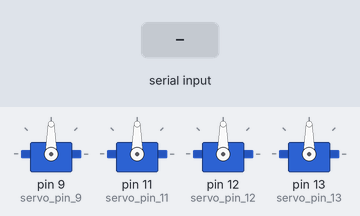
Simulated run of this sketch. Board: Arduino Uno, built with avr-gcc and run on an emulated ATmega328P. On the bench: 4 × servo. Inputs (shaded band) come from the test bench.

Above: at 1.2 s.
1.3 s: "0" received over Serial
At 1.9 s:
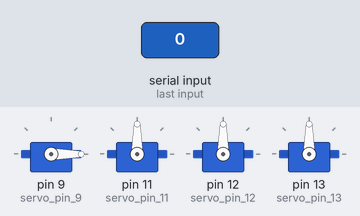
2.8 s: "2" received over Serial
At 4.0 s:
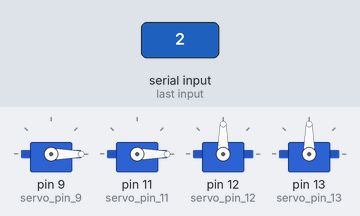
4.3 s: "1" received over Serial
At 5.4 s:
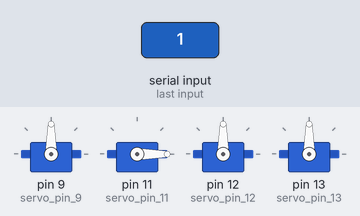
Timing chart, 0 to 7.3 s (numbered marks = the images above; inputs shaded):
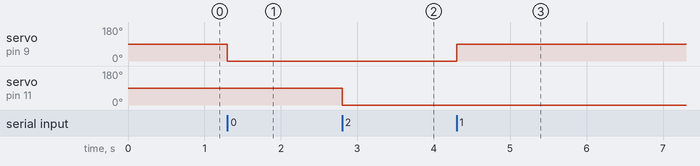

Measured:
- after the input at 1.3 s, servo on pin 9 (servo_pin_9): 90° → 0° at once
- after the input at 2.8 s, servo on pin 11 (servo_pin_11): 90° → 0° at once
- after the input at 4.3 s, servo on pin 9 (servo_pin_9): 0° → 90° at once

The sketch:

exp4-control.ino
```cpp
#include <Servo.h>

char _ABVAR_1_input = ' ' ;
Servo servo_pin_9;
Servo servo_pin_11;
Servo servo_pin_12;
Servo servo_pin_13;

void setup()
{
  Serial.begin(9600);
  servo_pin_9.attach(9);
  servo_pin_11.attach(11);
  servo_pin_12.attach(12);
  servo_pin_13.attach(13);
}

void loop()
{
  if (( ( Serial.available() ) == ( 1 ) ))
  {
    _ABVAR_1_input = Serial.read();
  }
  if (( ( _ABVAR_1_input ) == ('0') ))
  {
    servo_pin_9.write( 0 );
  }
  if (( ( _ABVAR_1_input ) == ('1') ))
  {
    servo_pin_9.write( 90 );
  }
  if (( ( _ABVAR_1_input ) == ('2') ))
  {
    servo_pin_11.write( 0 );
  }
  if (( ( _ABVAR_1_input ) == ('3') ))
  {
    servo_pin_11.write( 90 );
  }
  if (( ( _ABVAR_1_input ) == ('4') ))
  {
    servo_pin_12.write( 0 );
  }
  if (( ( _ABVAR_1_input ) == ('5') ))
  {
    servo_pin_12.write( 90 );
  }
  if (( ( _ABVAR_1_input ) == ('6') ))
  {
    servo_pin_13.write( 0 );
  }
  if (( ( _ABVAR_1_input ) == ('7') ))
  {
    servo_pin_13.write( 90 );
  }
}
```
